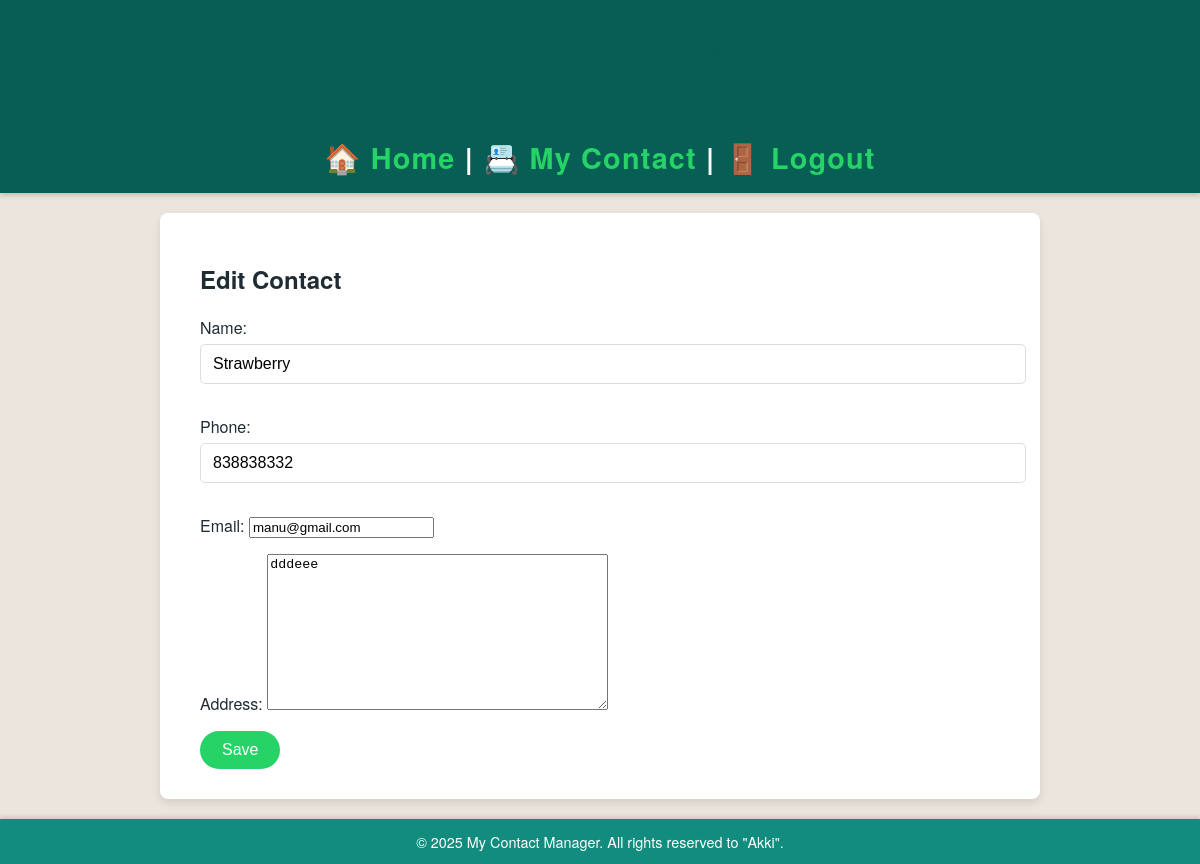
Page /contacts/edit/15/ (signed in) on the committed database.
### contacts/models.py (models this page shows, shortened)
class Contact(models.Model):
    user = models.ForeignKey(User, on_delete=models.CASCADE)
    name = models.CharField(max_length=100)
    phone = models.CharField(max_length=20)
    email = models.EmailField(blank=True)
    address = models.TextField(blank=True)

### contacts/views.py (the view)
# urls.py: path('edit/<int:contact_id>/', views.edit_contact, name='edit_contact'),
@login_required
def edit_contact(request, contact_id):
    contact = get_object_or_404(Contact, id=contact_id, user=request.user)
    if request.method == 'POST':
        form = ContactForm(request.POST, instance=contact)
        if form.is_valid():
            form.save()
            return redirect('contacts:list')  # ✅ fixed
    else:
        form = ContactForm(instance=contact)
    return render(request, 'contacts/edit.html', {'form': form})

### contacts/forms.py
class ContactForm(forms.ModelForm):
    class Meta:
        model = Contact
        fields = ['name', 'phone', 'email', 'address']

### templates/contacts/edit.html (shortened to what this page needs)
{% extends 'base.html' %}
{% block content %}
  <h2>{{ form.instance.pk|yesno:"Edit Contact,Add Contact" }}</h2>
  <form method="post">
    {{ form.as_p }}
    <button type="submit">Save</button>
  </form>
{% endblock %}

### static/css/styles.css (style rules this page uses)
body { font-family: 'Helvetica Neue', Helvetica, Arial, sans-serif; background: #ece5dd; margin: 0; padding: 0; color: #202c33; min-height: 100vh; display: flex; flex-direction: column; }
button { background-color: #25d366; border: none; color: white; padding: 10px 22px; font-size: 1em; border-radius: 25px; cursor: pointer; transition: background-color 0.3s ease; }
input[type="text"], input[type="password"] { width: 100%; padding: 10px 12px; margin-top: 5px; margin-bottom: 15px; border: 1.8px solid #ddd; border-radius: 5px; font-size: 1em; transition: border-color 0.3s ease; }

### rows in the picture
Contact: instance.pk "Edit Contact", name "Strawberry", phone "838838332", email "manu@gmail.com", address "dddeee"
